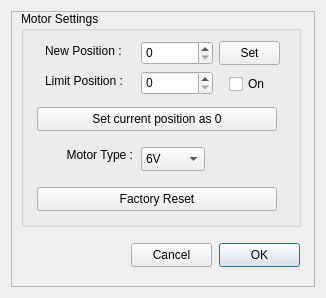
<?xml version="1.0" encoding="UTF-8"?>
<ui version="4.0">
 <class>X2Focus</class>
 <widget class="QDialog" name="X2Focus">
  <property name="geometry">
   <rect>
    <x>0</x>
    <y>0</y>
    <width>326</width>
    <height>298</height>
   </rect>
  </property>
  <property name="sizePolicy">
   <sizepolicy hsizetype="Fixed" vsizetype="Fixed">
    <horstretch>0</horstretch>
    <verstretch>0</verstretch>
   </sizepolicy>
  </property>
  <property name="minimumSize">
   <size>
    <width>326</width>
    <height>298</height>
   </size>
  </property>
  <property name="maximumSize">
   <size>
    <width>326</width>
    <height>298</height>
   </size>
  </property>
  <property name="windowTitle">
   <string>MotoFocus Deluxe Settings</string>
  </property>
  <layout class="QHBoxLayout" name="horizontalLayout_12">
   <item>
    <widget class="X2Form" name="X2Form">
     <property name="minimumSize">
      <size>
       <width>0</width>
       <height>0</height>
      </size>
     </property>
     <property name="maximumSize">
      <size>
       <width>99999</width>
       <height>99999</height>
      </size>
     </property>
     <property name="sizeIncrement">
      <size>
       <width>1</width>
       <height>1</height>
      </size>
     </property>
     <property name="frameShape">
      <enum>QFrame::StyledPanel</enum>
     </property>
     <property name="frameShadow">
      <enum>QFrame::Raised</enum>
     </property>
     <widget class="QGroupBox" name="groupBox">
      <property name="geometry">
       <rect>
        <x>10</x>
        <y>0</y>
        <width>280</width>
        <height>216</height>
       </rect>
      </property>
      <property name="title">
       <string>Motor Settings</string>
      </property>
      <widget class="QLabel" name="label_4">
       <property name="geometry">
        <rect>
         <x>24</x>
         <y>60</y>
         <width>91</width>
         <height>20</height>
        </rect>
       </property>
       <property name="text">
        <string>Limit Position :</string>
       </property>
      </widget>
      <widget class="QCheckBox" name="limitEnable">
       <property name="geometry">
        <rect>
         <x>208</x>
         <y>64</y>
         <width>43</width>
         <height>18</height>
        </rect>
       </property>
       <property name="text">
        <string>On</string>
       </property>
      </widget>
      <widget class="QSpinBox" name="posLimit">
       <property name="geometry">
        <rect>
         <x>120</x>
         <y>60</y>
         <width>72</width>
         <height>24</height>
        </rect>
       </property>
       <property name="maximum">
        <number>999999</number>
       </property>
      </widget>
      <widget class="QSpinBox" name="newPos">
       <property name="geometry">
        <rect>
         <x>120</x>
         <y>30</y>
         <width>72</width>
         <height>24</height>
        </rect>
       </property>
       <property name="maximum">
        <number>999999</number>
       </property>
      </widget>
      <widget class="QLabel" name="label_2">
       <property name="geometry">
        <rect>
         <x>24</x>
         <y>30</y>
         <width>91</width>
         <height>20</height>
        </rect>
       </property>
       <property name="text">
        <string>New Position :</string>
       </property>
      </widget>
      <widget class="QPushButton" name="pushButton">
       <property name="geometry">
        <rect>
         <x>198</x>
         <y>30</y>
         <width>61</width>
         <height>24</height>
        </rect>
       </property>
       <property name="text">
        <string>Set</string>
       </property>
      </widget>
      <widget class="QPushButton" name="pushButton_2">
       <property name="geometry">
        <rect>
         <x>16</x>
         <y>96</y>
         <width>240</width>
         <height>24</height>
        </rect>
       </property>
       <property name="text">
        <string>Set current position as 0</string>
       </property>
      </widget>
      <widget class="QComboBox" name="comboBox">
       <property name="geometry">
        <rect>
         <x>120</x>
         <y>136</y>
         <width>64</width>
         <height>24</height>
        </rect>
       </property>
       <item>
        <property name="text">
         <string>6V</string>
        </property>
       </item>
       <item>
        <property name="text">
         <string>9V</string>
        </property>
       </item>
      </widget>
      <widget class="QLabel" name="label">
       <property name="geometry">
        <rect>
         <x>24</x>
         <y>136</y>
         <width>88</width>
         <height>16</height>
        </rect>
       </property>
       <property name="text">
        <string>Motor Type :</string>
       </property>
       <property name="alignment">
        <set>Qt::AlignRight|Qt::AlignTrailing|Qt::AlignVCenter</set>
       </property>
      </widget>
      <widget class="QPushButton" name="pushButton_3">
       <property name="geometry">
        <rect>
         <x>16</x>
         <y>176</y>
         <width>240</width>
         <height>24</height>
        </rect>
       </property>
       <property name="text">
        <string>Factory Reset</string>
       </property>
      </widget>
     </widget>
     <widget class="QPushButton" name="pushButtonCancel">
      <property name="geometry">
       <rect>
        <x>120</x>
        <y>232</y>
        <width>81</width>
        <height>24</height>
       </rect>
      </property>
      <property name="text">
       <string>Cancel</string>
      </property>
     </widget>
     <widget class="QPushButton" name="pushButtonOK">
      <property name="enabled">
       <bool>true</bool>
      </property>
      <property name="geometry">
       <rect>
        <x>208</x>
        <y>232</y>
        <width>81</width>
        <height>24</height>
       </rect>
      </property>
      <property name="text">
       <string>OK</string>
      </property>
      <property name="default">
       <bool>true</bool>
      </property>
     </widget>
    </widget>
   </item>
  </layout>
 </widget>
 <customwidgets>
  <customwidget>
   <class>X2Form</class>
   <extends>QFrame</extends>
   <header>x2form.h</header>
   <container>1</container>
  </customwidget>
 </customwidgets>
 <resources/>
 <connections/>
</ui>
